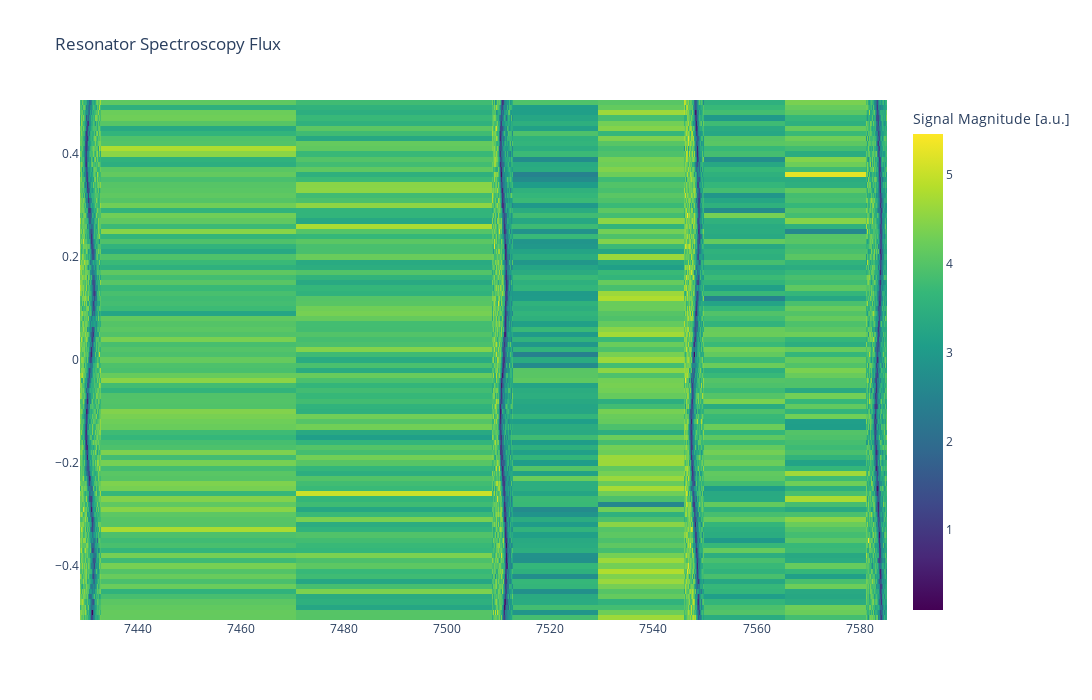

The notebook cell this image was saved under:
### Code cell
r = run_resonator_flux_dependence(gain_range=np.linspace(-.5, .5, 101))

### Figure 1 — Plotly figure (JSON) as saved in the notebook; plotly's stock layout.template omitted (floating-point values rounded to 4 significant figures; data arrays with more than 128 entries replaced by an {"elided": "..."} marker saying what was removed)
{"data": [{"colorbar": {"title": {"text": "Signal Magnitude [a.u.]"}}, "colorscale": [[0, "#440154"], [0.1111, "#482878"], [0.2222, "#3e4989"], [0.3333, "#31688e"], [0.4444, "#26828e"], [0.5556, "#1f9e89"], [0.6667, "#35b779"], [0.7778, "#6ece58"], [0.8889, "#b5de2b"], [1, "#fde725"]], "type": "heatmap", "x": {"elided": "404 float values"}, "y": [-0.5, -0.49, -0.48, -0.47, -0.46, -0.45, -0.44, -0.43, -0.42, -0.41, -0.4, -0.39, -0.38, -0.37, -0.36, -0.35, -0.34, -0.33, -0.32, -0.31, -0.3, -0.29, -0.28, -0.27, -0.26, -0.25, -0.24, -0.23, -0.22, -0.21, -0.2, -0.19, -0.18, -0.17, -0.16, -0.15, -0.14, -0.13, -0.12, -0.11, -0.1, -0.09, -0.08, -0.07, -0.06, -0.05, -0.04, -0.03, -0.02, -0.01, 0, 0.01, 0.02, 0.03, 0.04, 0.05, 0.06, 0.07, 0.08, 0.09, 0.1, 0.11, 0.12, 0.13, 0.14, 0.15, 0.16, 0.17, 0.18, 0.19, 0.2, 0.21, 0.22, 0.23, 0.24, 0.25, 0.26, 0.27, 0.28, 0.29, 0.3, 0.31, 0.32, 0.33, 0.34, 0.35, 0.36, 0.37, 0.38, 0.39, 0.4, 0.41, 0.42, 0.43, 0.44, 0.45, 0.46, 0.47, 0.48, 0.49, 0.5], "z": {"elided": "101x404 float values"}}], "layout": {"height": 700, "title": {"text": "Resonator Spectroscopy Flux"}, "width": 1500, "xaxis": {"autorange": true, "range": [7429.0, 7585.0], "type": "linear"}, "yaxis": {"autorange": true, "range": [-0.505, 0.505], "type": "linear"}}}
